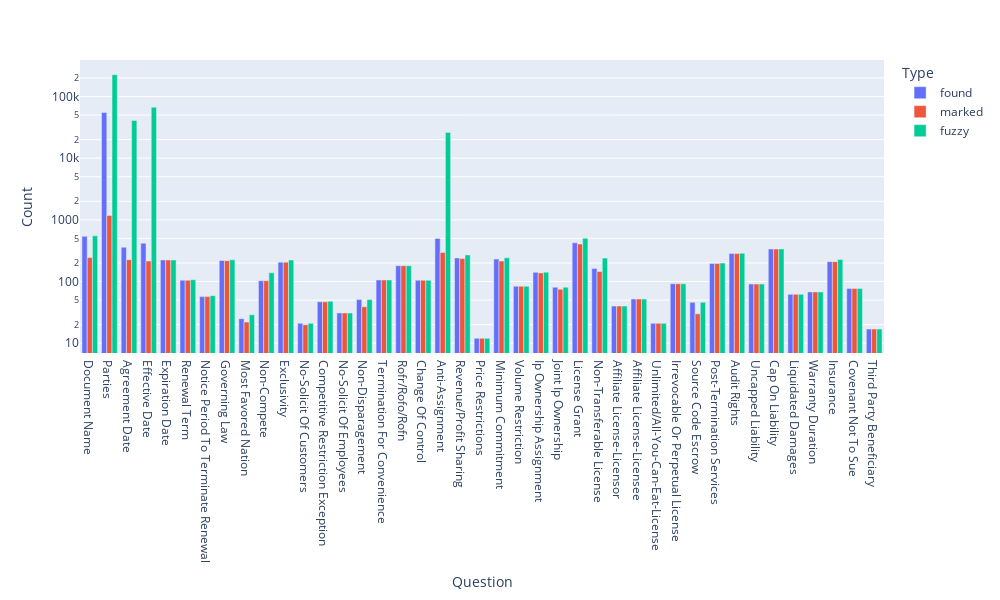

Notebook source saved alongside this figure:
### Code cell
fig = px.bar(df, x="Question", y="Count", color="Type", barmode="group",log_y=True, width=1000, height=600)
fig.write_image("Figures_For_Report/answer_occurence_analysis_Answers_Marked_plotly.png")
fig.show()

### Figure 1 — Plotly figure (JSON) as saved in the notebook; plotly's stock layout.template omitted (floating-point values rounded to 4 significant figures)
{"data": [{"alignmentgroup": "True", "hovertemplate": "Type=found<br>Question=%{x}<br>Count=%{y}<extra></extra>", "legendgroup": "found", "marker": {"color": "#636efa", "pattern": {"shape": ""}}, "name": "found", "offsetgroup": "found", "orientation": "v", "showlegend": true, "textposition": "auto", "type": "bar", "x": ["Document Name", "Parties", "Agreement Date", "Effective Date", "Expiration Date", "Renewal Term", "Notice Period To Terminate Renewal", "Governing Law", "Most Favored Nation", "Non-Compete", "Exclusivity", "No-Solicit Of Customers", "Competitive Restriction Exception", "No-Solicit Of Employees", "Non-Disparagement", "Termination For Convenience", "Rofr/Rofo/Rofn", "Change Of Control", "Anti-Assignment", "Revenue/Profit Sharing", "Price Restrictions", "Minimum Commitment", "Volume Restriction", "Ip Ownership Assignment", "Joint Ip Ownership", "License Grant", "Non-Transferable License", "Affiliate License-Licensor", "Affiliate License-Licensee", "Unlimited/All-You-Can-Eat-License", "Irrevocable Or Perpetual License", "Source Code Escrow", "Post-Termination Services", "Audit Rights", "Uncapped Liability", "Cap On Liability", "Liquidated Damages", "Warranty Duration", "Insurance", "Covenant Not To Sue", "Third Party Beneficiary"], "xaxis": "x", "y": [542, 55176, 359, 418, 224, 105, 57, 219, 25, 103, 206, 21, 47, 31, 51, 106, 181, 105, 500, 241, 12, 231, 84, 141, 81, 425, 163, 40, 52, 21, 92, 46, 197, 286, 91, 337, 62, 68, 210, 77, 17], "yaxis": "y"}, {"alignmentgroup": "True", "hovertemplate": "Type=marked<br>Question=%{x}<br>Count=%{y}<extra></extra>", "legendgroup": "marked", "marker": {"color": "#EF553B", "pattern": {"shape": ""}}, "name": "marked", "offsetgroup": "marked", "orientation": "v", "showlegend": true, "textposition": "auto", "type": "bar", "x": ["Document Name", "Parties", "Agreement Date", "Effective Date", "Expiration Date", "Renewal Term", "Notice Period To Terminate Renewal", "Governing Law", "Most Favored Nation", "Non-Compete", "Exclusivity", "No-Solicit Of Customers", "Competitive Restriction Exception", "No-Solicit Of Employees", "Non-Disparagement", "Termination For Convenience", "Rofr/Rofo/Rofn", "Change Of Control", "Anti-Assignment", "Revenue/Profit Sharing", "Price Restrictions", "Minimum Commitment", "Volume Restriction", "Ip Ownership Assignment", "Joint Ip Ownership", "License Grant", "Non-Transferable License", "Affiliate License-Licensor", "Affiliate License-Licensee", "Unlimited/All-You-Can-Eat-License", "Irrevocable Or Perpetual License", "Source Code Escrow", "Post-Termination Services", "Audit Rights", "Uncapped Liability", "Cap On Liability", "Liquidated Damages", "Warranty Duration", "Insurance", "Covenant Not To Sue", "Third Party Beneficiary"], "xaxis": "x", "y": [245, 1182, 226, 215, 224, 105, 57, 218, 22, 103, 206, 20, 47, 31, 39, 106, 181, 105, 297, 236, 12, 215, 84, 138, 75, 405, 146, 40, 52, 21, 92, 30, 197, 285, 91, 337, 62, 68, 210, 77, 17], "yaxis": "y"}, {"alignmentgroup": "True", "hovertemplate": "Type=fuzzy<br>Question=%{x}<br>Count=%{y}<extra></extra>", "legendgroup": "fuzzy", "marker": {"color": "#00cc96", "pattern": {"shape": ""}}, "name": "fuzzy", "offsetgroup": "fuzzy", "orientation": "v", "showlegend": true, "textposition": "auto", "type": "bar", "x": ["Document Name", "Parties", "Agreement Date", "Effective Date", "Expiration Date", "Renewal Term", "Notice Period To Terminate Renewal", "Governing Law", "Most Favored Nation", "Non-Compete", "Exclusivity", "No-Solicit Of Customers", "Competitive Restriction Exception", "No-Solicit Of Employees", "Non-Disparagement", "Termination For Convenience", "Rofr/Rofo/Rofn", "Change Of Control", "Anti-Assignment", "Revenue/Profit Sharing", "Price Restrictions", "Minimum Commitment", "Volume Restriction", "Ip Ownership Assignment", "Joint Ip Ownership", "License Grant", "Non-Transferable License", "Affiliate License-Licensor", "Affiliate License-Licensee", "Unlimited/All-You-Can-Eat-License", "Irrevocable Or Perpetual License", "Source Code Escrow", "Post-Termination Services", "Audit Rights", "Uncapped Liability", "Cap On Liability", "Liquidated Damages", "Warranty Duration", "Insurance", "Covenant Not To Sue", "Third Party Beneficiary"], "xaxis": "x", "y": [550, 225849, 40817, 67129, 224, 107, 59, 225, 29, 139, 223, 21, 48, 31, 51, 106, 181, 105, 26183, 270, 12, 242, 84, 142, 81, 504, 240, 40, 52, 21, 92, 46, 199, 288, 91, 338, 62, 68, 227, 77, 17], "yaxis": "y"}], "layout": {"barmode": "group", "height": 600, "legend": {"title": {"text": "Type"}, "tracegroupgap": 0}, "margin": {"t": 60}, "width": 1000, "xaxis": {"anchor": "y", "domain": [0, 1], "title": {"text": "Question"}}, "yaxis": {"anchor": "x", "domain": [0, 1], "title": {"text": "Count"}, "type": "log"}}}
